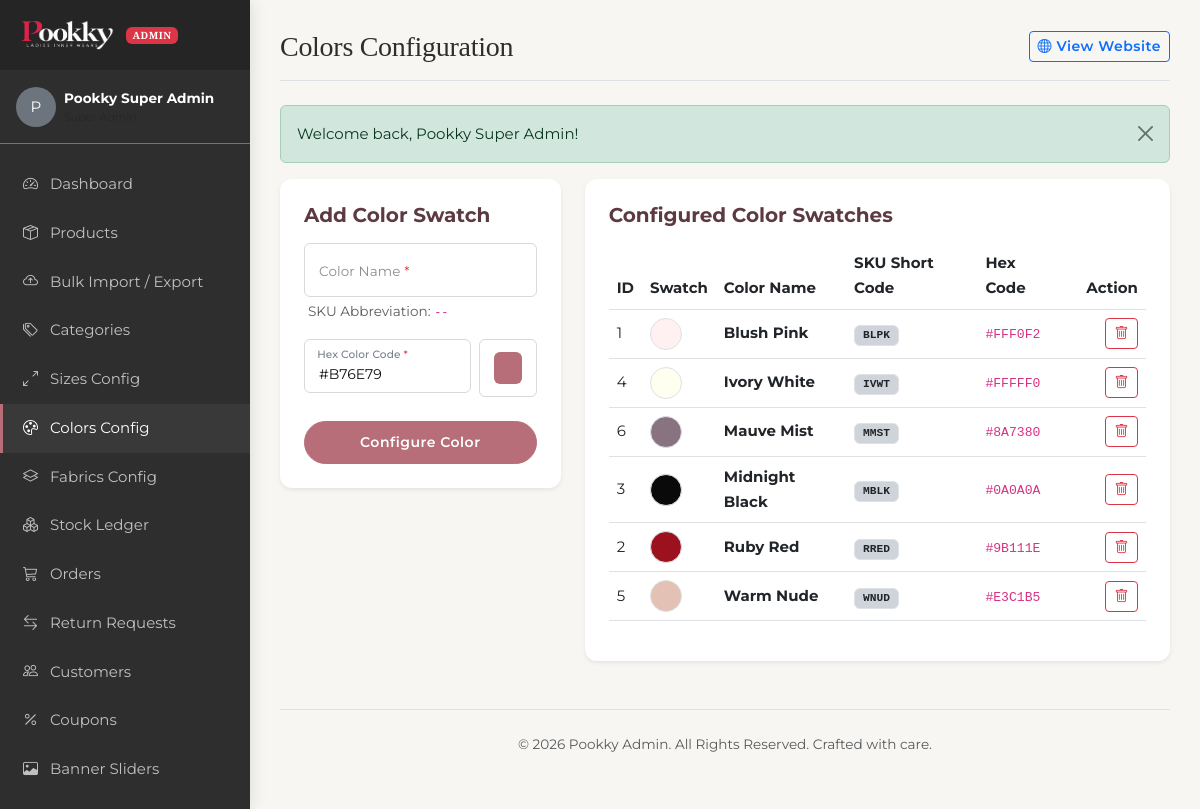
The page /admin/colors.php (signed in) on the database its author committed.
### tables this page shows
CREATE TABLE IF NOT EXISTS colors (
    id INT AUTO_INCREMENT PRIMARY KEY,
    color_name VARCHAR(50) NOT NULL,
    color_code VARCHAR(7) NOT NULL,  
    created_at TIMESTAMP DEFAULT CURRENT_TIMESTAMP
);

### includes/auth.php (called while the page is built, shortened)
<?php
require_once __DIR__ . '/../config/database.php';
function is_admin_logged_in() {
    return isset($_SESSION['admin_id']) && !empty($_SESSION['admin_id']);
}
function has_admin_permission($permission) {
    global $pdo;
    try {
        $stmt = $pdo->prepare("
            SELECT r.permissions
            FROM admins a
            JOIN roles r ON a.role_id = r.id
            WHERE a.id = ? LIMIT 1
        ");
        $stmt->execute([$_SESSION['admin_id']]);
        $row = $stmt->fetch();
        $perms = json_decode($row['permissions'], true);
        if (isset($perms['all']) && $perms['all'] === true) {
            return true;
        }
        return false;
    } catch (PDOException $e) {
        return false;
    }
}
?>

### admin/colors.php (the view, shortened to what this page needs)
<?php
$page_title = 'Colors Configuration';
$active_menu = 'colors';
require_once __DIR__ . '/includes/header.php';
$colors = $pdo->query("SELECT * FROM colors ORDER BY color_name ASC")->fetchAll();
?>
<div class="row g-4">
    <div class="col-12 col-md-4">
        <div class="card border-0 shadow-sm p-4 bg-white" style="border-radius: 12px;">
            <h5 class="fw-bold mb-3">Add Color Swatch</h5>
            <form action="colors.php" method="POST">
                <div class="form-floating mb-3">
                    <input type="text" class="form-control" id="color_name" name="color_name" placeholder="Color Name *" required>
                    <label for="color_name">Color Name <span class="text-danger">*</span></label>
                    <small class="text-muted d-block mt-1 px-1" id="color-short-preview">SKU Abbreviation: <code>--</code></small>
                </div>
                <div class="mb-3">
                    <div class="d-flex align-items-stretch gap-2">
                        <div class="form-floating flex-grow-1">
                            <input type="text" class="form-control text-uppercase" id="color_code_text" placeholder="Hex Color Code *" maxlength="7" pattern="^#([A-Fa-f0-9]{6})$" required value="#B76E79">
                            <label for="color_code_text">Hex Color Code <span class="text-danger">*</span></label>
                        </div>
                        <div class="d-flex flex-column justify-content-center">
                            <input type="color" class="form-control form-control-color p-1" id="color_code" name="color_code" value="#B76E79" title="Choose color swatch" required style="width: 58px; height: 58px; border-radius: 8px;">
                        </div>
                    </div>
                </div>
                <div class="d-grid mt-4">
                    <button type="submit" name="add_color" class="btn btn-brand">Configure Color</button>
                </div>
            </form>
        </div>
    </div>
    <div class="col-12 col-md-8">
        <div class="card border-0 shadow-sm p-4 bg-white" style="border-radius: 12px;">
            <h5 class="fw-bold mb-3">Configured Color Swatches</h5>
            <div class="table-responsive">
                <table class="table table-hover align-middle">
                    <thead>
                        <tr>
                            <th>ID</th>
                            <th style="width: 70px;">Swatch</th>
                            <th>Color Name</th>
                            <th>SKU Short Code</th>
                            <th>Hex Code</th>
                            <th class="text-end" style="width: 80px;">Action</th>
                        </tr>
                    </thead>
                    <tbody>
                        <?php if (empty($colors)): ?>
                            <tr>
                                <td colspan="6" class="text-center text-muted py-4">No colors configured yet.</td>
                            </tr>
                        <?php else: ?>
                            <?php foreach ($colors as $cl):
                                $short_code = get_color_short_code($cl['color_name'], $cl['short_code'] ?? null);
                            ?>
                                <tr>
                                    <td><?php echo $cl['id']; ?></td>
                                    <td>
                                        <div class="border rounded-circle" style="background-color: <?php echo e($cl['color_code']); ?>; width: 32px; height: 32px;"></div>
                                    </td>
                                    <td><span class="fw-bold text-dark"><?php echo e($cl['color_name']); ?></span></td>
                                    <td><span class="badge bg-dark-subtle text-dark border font-monospace px-2 py-1"><?php echo e($short_code); ?></span></td>
                                    <td><code><?php echo strtoupper(e($cl['color_code'])); ?></code></td>
                                    <td class="text-end">
                                        <form action="colors.php" method="POST" onsubmit="return confirm('Are you sure you want to delete this color?');">
                                            <button type="submit" name="delete_color" class="btn btn-sm btn-outline-danger p-1 px-2" title="Delete">
                                                <i class="bi bi-trash"></i>
                                            </button>
                                        </form>
                                    </td>
                                </tr>
                            <?php endforeach; ?>
                        <?php endif; ?>
                    </tbody>
                </table>
            </div>
        </div>
    </div>
</div>
<?php require_once __DIR__ . '/includes/footer.php'; ?>

### admin/includes/header.php (shortened to what this page needs)
<?php
require_once __DIR__ . '/../../config/constants.php';
require_once __DIR__ . '/../../includes/functions.php';
require_once __DIR__ . '/../../includes/auth.php';
$current_admin_id = $_SESSION['admin_id'];
$admin_stmt = $pdo->prepare("
    SELECT a.*, r.name as role_name
    FROM admins a
    JOIN roles r ON a.role_id = r.id
    WHERE a.id = ? LIMIT 1
");
$admin_stmt->execute([$current_admin_id]);
$admin_profile = $admin_stmt->fetch();
$page_title = $page_title ?? 'Admin Dashboard';
?>
<!DOCTYPE html>
<html lang="en">
<head>
    <link href="https://cdn.jsdelivr.net/npm/bootstrap@5.3.0/dist/css/bootstrap.min.css" rel="stylesheet">
    <link href="https://cdn.jsdelivr.net/npm/bootstrap-icons@1.10.0/font/bootstrap-icons.css" rel="stylesheet">
    <link rel="stylesheet" href="../assets/css/style.css?v=2.8">
</head>
<body>
    <div class="admin-sidebar" id="adminSidebar">
        <div class="sidebar-brand d-flex align-items-center justify-content-between">
            <a href="index.php" class="d-flex align-items-center text-decoration-none">
                <img src="../assets/images/pookky-logo-white.png" alt="Pookky" height="30" class="me-2">
                <span class="badge bg-danger ms-1" style="font-size: 10px; letter-spacing: 0.5px;">ADMIN</span>
            </a>
        </div>
        <div class="py-3 px-3 border-bottom border-secondary mb-3 d-flex align-items-center gap-2">
            <div class="rounded-circle bg-secondary d-flex align-items-center justify-content-center text-white font-weight-bold" style="width: 40px; height: 40px;">
                <?php echo strtoupper(substr($admin_profile['name'], 0, 1)); ?>
            </div>
            <div class="text-truncate">
                <div class="text-white small fw-bold"><?php echo e($admin_profile['name']); ?></div>
                <div class="text-muted" style="font-size: 11px;"><?php echo e($admin_profile['role_name']); ?></div>
            </div>
        </div>
        <ul class="nav flex-column mb-auto">
            <li class="nav-item">
                <a href="index.php" class="nav-link <?php echo ($active_menu ?? '') === 'dashboard' ? 'active' : ''; ?>">
                    <i class="bi bi-speedometer2 me-2"></i> Dashboard
                </a>
            </li>
            <?php if (has_admin_permission('products')): ?>
            <li class="nav-item">
                <a href="products.php" class="nav-link <?php echo ($active_menu ?? '') === 'products' ? 'active' : ''; ?>">
                    <i class="bi bi-box-seam me-2"></i> Products
                </a>
            </li>
            <li class="nav-item">
                <a href="bulk-upload.php" class="nav-link <?php echo ($active_menu ?? '') === 'bulk_upload' ? 'active' : ''; ?>">
                    <i class="bi bi-cloud-arrow-up me-2"></i> Bulk Import / Export
                </a>
            </li>
            <li class="nav-item">
                <a href="categories.php" class="nav-link <?php echo ($active_menu ?? '') === 'categories' ? 'active' : ''; ?>">
                    <i class="bi bi-tags me-2"></i> Categories
                </a>
            </li>
            <li class="nav-item">
                <a href="sizes.php" class="nav-link <?php echo ($active_menu ?? '') === 'sizes' ? 'active' : ''; ?>">
                    <i class="bi bi-arrows-angle-expand me-2"></i> Sizes Config
                </a>
            </li>
            <li class="nav-item">
                <a href="colors.php" class="nav-link <?php echo ($active_menu ?? '') === 'colors' ? 'active' : ''; ?>">
                    <i class="bi bi-palette me-2"></i> Colors Config
                </a>
            </li>
            <li class="nav-item">
                <a href="fabrics.php" class="nav-link <?php echo ($active_menu ?? '') === 'fabrics' ? 'active' : ''; ?>">
                    <i class="bi bi-layers me-2"></i> Fabrics Config
                </a>
            </li>
            <li class="nav-item">
                <a href="inventory.php" class="nav-link <?php echo ($active_menu ?? '') === 'inventory' ? 'active' : ''; ?>">
                    <i class="bi bi-boxes me-2"></i> Stock Ledger
                </a>
            </li>
            <?php endif; ?>
            <?php if (has_admin_permission('orders')): ?>
            <li class="nav-item">
                <a href="orders.php" class="nav-link <?php echo ($active_menu ?? '') === 'orders' ? 'active' : ''; ?>">
                    <i class="bi bi-cart3 me-2"></i> Orders
                </a>
            </li>
            <li class="nav-item">
                <a href="returns.php" class="nav-link <?php echo ($active_menu ?? '') === 'returns' ? 'active' : ''; ?>">
                    <i class="bi bi-arrow-left-right me-2"></i> Return Requests
                </a>
            </li>
            <?php endif; ?>
            <?php if (has_admin_permission('customers')): ?>
            <li class="nav-item">
                <a href="customers.php" class="nav-link <?php echo ($active_menu ?? '') === 'customers' ? 'active' : ''; ?>">
                    <i class="bi bi-people me-2"></i> Customers
                </a>
            </li>
            <?php endif; ?>
            <?php if (has_admin_permission('all')): ?>
            <li class="nav-item">
                <a href="coupons.php" class="nav-link <?php echo ($active_menu ?? '') === 'coupons' ? 'active' : ''; ?>">
                    <i class="bi bi-percent me-2"></i> Coupons
                </a>
            </li>
            <?php endif; ?>
            <?php if (has_admin_permission('products') || has_admin_permission('all')): ?>
            <li class="nav-item">
                <a href="banners.php" class="nav-link <?php echo ($active_menu ?? '') === 'banners' ? 'active' : ''; ?>">
                    <i class="bi bi-image me-2"></i> Banner Sliders
                </a>
            </li>
            <li class="nav-item">
                <a href="theme-settings.php" class="nav-link <?php echo ($active_menu ?? '') === 'theme' ? 'active' : ''; ?>">
                </a>
            </li>
            <?php endif; ?>
        </ul>
    </div>
    <div class="admin-main">
        <header class="d-flex justify-content-between align-items-center mb-4 pb-3 border-bottom">
            <div class="d-flex align-items-center gap-2">
                <h1 class="h3 mb-0"><?php echo e($page_title); ?></h1>
            </div>
            <div>
                <a href="../index.php" target="_blank" class="btn btn-outline-primary btn-sm">
                    <i class="bi bi-globe"></i> View Website
                </a>
            </div>
        </header>
        <div class="container-fluid p-0">
        </div>

### admin/includes/header.php (style rules this page uses)
body { background-color: #f7f6f2; }
.admin-sidebar { width: 250px; position: fixed; top: 0; bottom: 0; left: 0; z-index: 100; padding: 0 0 60px 0; background-color: var(--brand-charcoal); overflow-y: auto; scrollbar-width: thin; scrollbar-color: rgba(255, 255, 255, 0.2) transparent; }
.admin-main { margin-left: 250px; padding: 30px; }
.sidebar-brand { padding: 20px; background-color: rgba(0, 0, 0, 0.2); color: var(--brand-white); font-family: var(--font-heading); font-size: 24px; letter-spacing: 1px; border-bottom: 1px solid rgba(255, 255, 255, 0.05); }

### rows shown on the page
colors: id "1", color_name "Blush Pink", color_name "BLPK", color_code "#FFF0F2"
colors: id "4", color_name "Ivory White", color_name "IVWT", color_code "#FFFFF0"
colors: id "6", color_name "Mauve Mist", color_name "MMST", color_code "#8A7380"
colors: id "3", color_name "Midnight Black", color_name "MBLK", color_code "#0A0A0A"
colors: id "2", color_name "Ruby Red", color_name "RRED", color_code "#9B111E"
colors: id "5", color_name "Warm Nude", color_name "WNUD", color_code "#E3C1B5"

### other values the page prints
substr($admin_profile['name'], 0, 1) "P"
$admin_profile['name'] "Pookky Super Admin"
$page_title "Colors Configuration"
$msg "Welcome back, Pookky Super Admin!"
SITE_NAME "Pookky"
